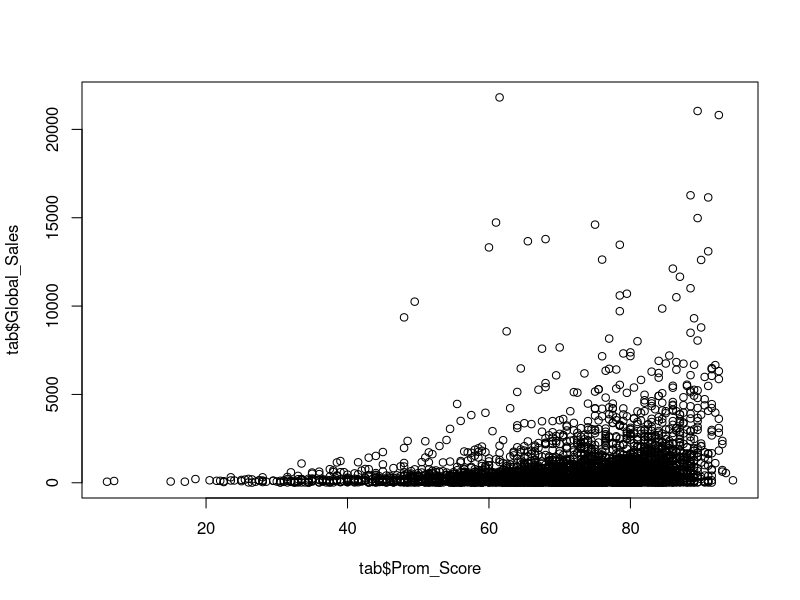

Generate this figure with R: (Note: this script raises an error after producing the figure.)

tab <- read.csv("Games.csv", header=TRUE)

plot(tab$Global_Sales~tab$Prom_Score)
str(tab)
modelo <- lm(tab$Global_Sales~tab$Prom_Score)
summary(modelo)
modelo$coefficients
grafica = ggplot(tab, aes(Prom_Score, Global_Sales))
grafica + geom_point()
grafica + geom_point() + geom_smooth(method = "lm", color = "red")

Y =  (26.84334 * 100) -1157.20312
Y


plot(tab$Prom_Score~tab$Global_Sales)
str(tab)
modelo <- lm(tab$Prom_Score~tab$Global_Sales)
summary(modelo)
modelo$coefficients
grafica = ggplot(tab, aes(Global_Sales, Prom_Score))
grafica + geom_point()
grafica + geom_point() + geom_smooth(method = "lm", color = "red")

Y =  (0.002007578 * 100) + 69.625193564
Y
